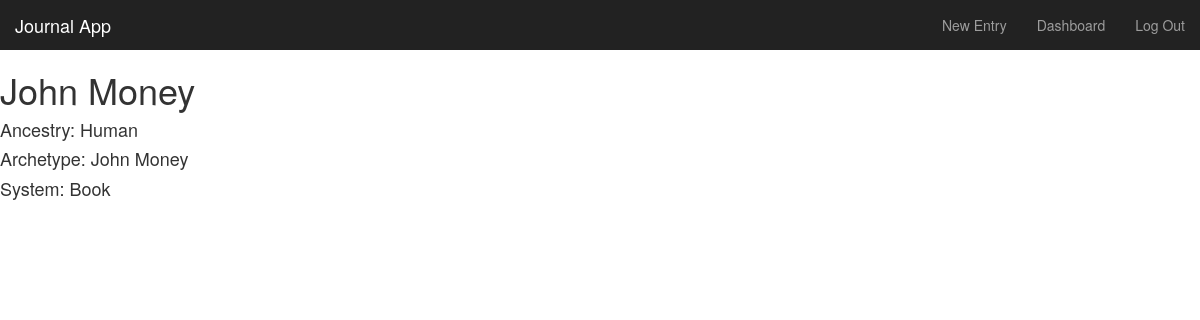
/character/2 (signed in), run on the app's committed database.
### app.py (models this page shows)
class Character(db.Model):
    id = db.Column(db.Integer, primary_key=True)
    name = db.Column(db.String(50), nullable=False)
    ancestry = db.Column(db.String(50), nullable=False)
    archetype = db.Column(db.String(50), nullable=False)
    system = db.Column(db.String(50), nullable=False)
    entries = db.relationship('Entry', backref='character', lazy=True)
    user_id = db.Column(db.Integer, db.ForeignKey(User.id))

### app.py (the view)
@app.route('/character/<id>')
@login_required
def character(id):
    entity = Character.query.filter(Character.id == id and Character.user_id == User.id).first()
    entries = Entry.query.filter(Entry.character_id == Character.id and Character.user_id == User.id)
    return render_template('character.html', entity=entity, entries=entries)

### app.py (called while the page is built)
@login_manager.user_loader
def load_user(user_id):
    return User.query.get(int(user_id))

### templates/character.html (shortened to what this page needs)
{% extends "bootstrap/base.html" %}
{% block styles %}
{{super()}}
<link rel="stylesheet" href="{{url_for('.static', filename='dashboard.css')}}">
{% endblock %}
{% block content %}
    <nav class="navbar navbar-inverse navbar-fixed-top">
      <div class="container-fluid">
        <div class="navbar-header">
          <a class="navbar-brand" href= "{{ url_for('dashboard') }}">Journal App</a>
        </div>
        <div id="navbar" class="navbar-collapse collapse">
          <ul class="nav navbar-nav navbar-right">
            <li><a href="{{ url_for('create_entry', character_id = entity.id) }}">New Entry</a></li>
            <li><a href="{{ url_for('dashboard') }}">Dashboard</a></li>
            <li><a href="{{ url_for('logout') }}">Log Out</a></li>
          </ul>
        </div>
      </div>
    </nav>
    <div class="container-fluid">
      <div class="row">
        <h1>{{ entity.name }}</h1>
          <h4>Ancestry: {{ entity.ancestry }}</h4>
          <h4>Archetype: {{ entity.archetype }}</h4>
          <h4>System: {{ entity.system }}</h4>
      </div>
    </div>
{% endblock %}

### static/dashboard.css (style rules this page uses)
body { padding-top: 50px; }
.navbar-fixed-top { border: 0; }

### data on the page
Character: name "John Money", ancestry "Human", archetype "John Money", system "Book"
